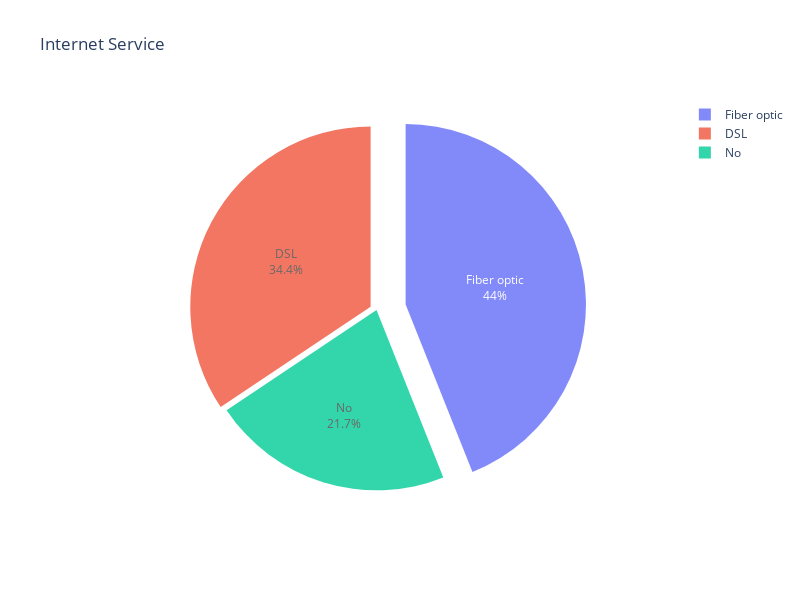

Here is the notebook cell this chart was saved with:
### Code cell
InternetService_name = df['InternetService'].value_counts().index.to_list()
InternetService_values = df['InternetService'].value_counts().values.tolist()
# pie_chart(labels=InternetService_name, sizes=InternetService_values, title="Payment Methods")
pie_chart_plotly(labels=InternetService_name, sizes=InternetService_values, title="Internet Service")

### Figure 1 — Plotly figure (JSON) as saved in the notebook; plotly's stock layout.template omitted (floating-point values rounded to 4 significant figures)
{"data": [{"domain": {"x": [0, 1], "y": [0, 1]}, "hole": 0, "hovertemplate": "labels=%{label}<br>sizes=%{value}<extra></extra>", "labels": ["Fiber optic", "DSL", "No"], "legendgroup": "", "name": "", "opacity": 0.8, "pull": [0.1646, 0.03702, 0], "showlegend": true, "textinfo": "percent+label", "textposition": "inside", "type": "pie", "values": [3096, 2421, 1526]}], "layout": {"height": 600, "legend": {"tracegroupgap": 0}, "title": {"text": "Internet Service"}, "width": 800}}
